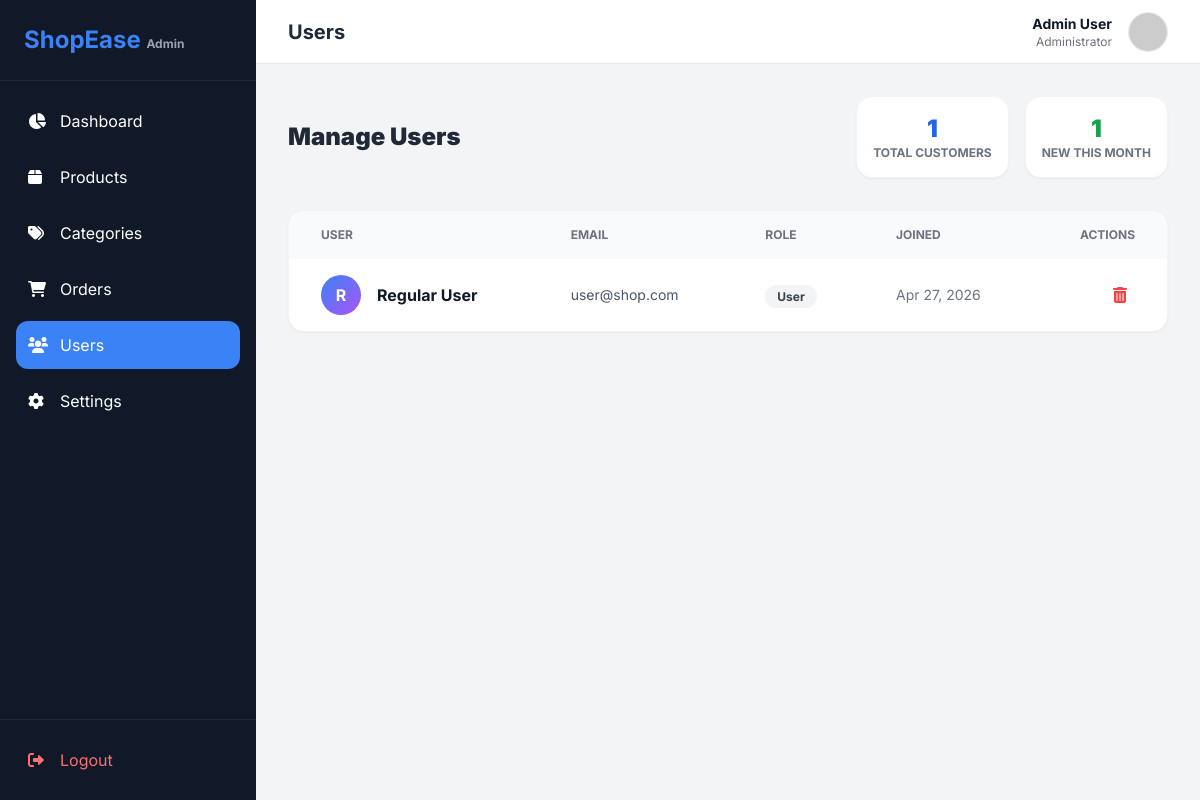
The page /admin/users.php (signed in) on the database its author committed.
### tables this page shows
CREATE TABLE IF NOT EXISTS users (
    id INT AUTO_INCREMENT PRIMARY KEY,
    name VARCHAR(255) NOT NULL,
    email VARCHAR(255) NOT NULL UNIQUE,
    password VARCHAR(255) NOT NULL,
    role ENUM('admin', 'user') DEFAULT 'user',
    created_at TIMESTAMP DEFAULT CURRENT_TIMESTAMP
);

### admin/users.php (the view, shortened to what this page needs)
<?php
include 'includes/header.php';
$stmt = $pdo->prepare("SELECT * FROM users WHERE id != ? ORDER BY created_at DESC");
$stmt->execute([$_SESSION['user_id']]);
$users = $stmt->fetchAll();
$total_customers = $pdo->query("SELECT COUNT(*) FROM users WHERE role = 'user'")->fetchColumn();
$active_customers = $pdo->query("SELECT COUNT(*) FROM users WHERE role = 'user' AND created_at >= DATE_SUB(NOW(), INTERVAL 30 DAY)")->fetchColumn();
?>
<div class="flex justify-between items-center mb-8">
    <h2 class="text-2xl font-black text-gray-800">Manage Users</h2>
    <div class="flex space-x-4">
        <div class="bg-white p-4 rounded-2xl shadow-sm border border-gray-100 text-center">
            <p class="text-2xl font-black text-blue-600"><?php echo $total_customers; ?></p>
            <p class="text-xs text-gray-500 uppercase font-bold">Total Customers</p>
        </div>
        <div class="bg-white p-4 rounded-2xl shadow-sm border border-gray-100 text-center">
            <p class="text-2xl font-black text-green-600"><?php echo $active_customers; ?></p>
            <p class="text-xs text-gray-500 uppercase font-bold">New This Month</p>
        </div>
    </div>
</div>
<div class="bg-white rounded-2xl shadow-sm border border-gray-100 overflow-hidden">
    <div class="overflow-x-auto">
        <table class="w-full text-left">
            <thead class="bg-gray-50 text-xs text-gray-500 uppercase">
                <tr>
                    <th class="px-8 py-4">User</th>
                    <th class="px-8 py-4">Email</th>
                    <th class="px-8 py-4">Role</th>
                    <th class="px-8 py-4">Joined</th>
                    <th class="px-8 py-4 text-right">Actions</th>
                </tr>
            </thead>
            <tbody class="divide-y divide-gray-100">
                <?php foreach($users as $user): ?>
                <tr class="hover:bg-gray-50 transition">
                    <td class="px-8 py-4">
                        <div class="flex items-center space-x-4">
                            <div class="w-10 h-10 rounded-full bg-gradient-to-br from-blue-500 to-purple-500 flex items-center justify-center text-white font-bold">
                                <?php echo strtoupper(substr($user['name'], 0, 1)); ?>
                            </div>
                            <p class="font-bold text-gray-900"><?php echo $user['name']; ?></p>
                        </div>
                    </td>
                    <td class="px-8 py-4 text-sm text-gray-600"><?php echo $user['email']; ?></td>
                    <td class="px-8 py-4">
                        <span class="px-3 py-1 rounded-full text-xs font-bold <?php echo $user['role'] === 'admin' ? 'bg-purple-100 text-purple-700' : 'bg-gray-100 text-gray-700'; ?>">
                            <?php echo ucfirst($user['role']); ?>
                        </span>
                    </td>
                    <td class="px-8 py-4 text-sm text-gray-500"><?php echo date('M d, Y', strtotime($user['created_at'])); ?></td>
                    <td class="px-8 py-4 text-right">
                        <?php if($user['role'] === 'user'): ?>
                        <a href="users.php?delete=<?php echo $user['id']; ?>" onclick="return confirm('Are you sure?')" class="text-red-500 hover:bg-red-50 p-2 rounded-lg transition"><i class="fas fa-trash-alt"></i></a>
                        <?php endif; ?>
                    </td>
                </tr>
                <?php endforeach; ?>
            </tbody>
        </table>
    </div>
</div>
<?php include 'includes/footer.php'; ?>

### admin/includes/header.php (style rules this page uses)
body { font-family: 'Inter', sans-serif; }

### rows shown on the page
users: name "R", name "Regular User", email "user@shop.com", role "User", created_at "Apr 27, 2026"

### other values the page prints
$_SESSION['user_name'] "Admin User"
$total_customers "1"
$active_customers "1"
